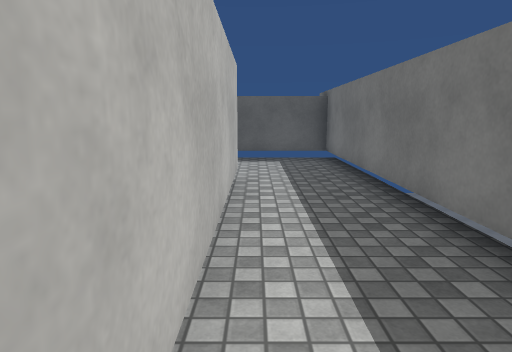
[1] (above)

16 first-person views from a walk through a Unity game level. The camera is 1.4 m above the floor, tilts 10° down and sees 75° across. The floor is counted in squares, 1 m on a side. Each view is taken from the middle of a square. On the plan, view 1 faces up. The plan holds only what a view shows up to about 15 squares ahead; the rest is blank. The place goes on beyond the plan. The player character is not drawn. Surface patterns are stand-ins for the level's own textures.

[2]
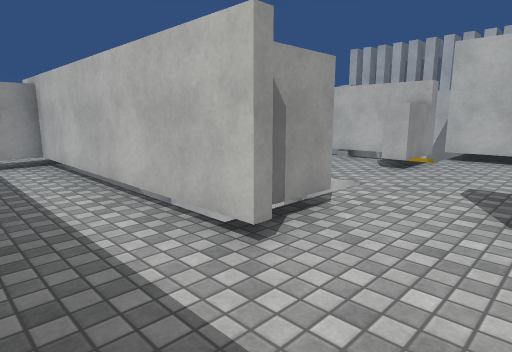

[3]
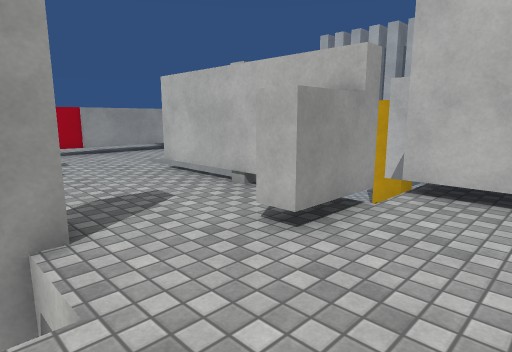

[4]
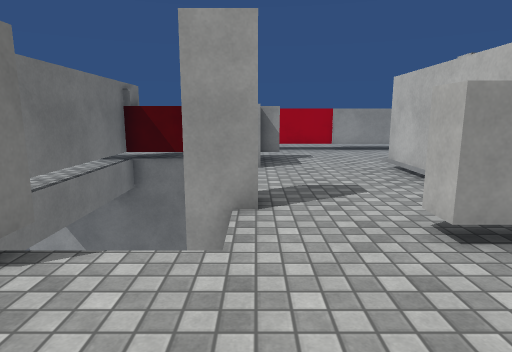

[5]
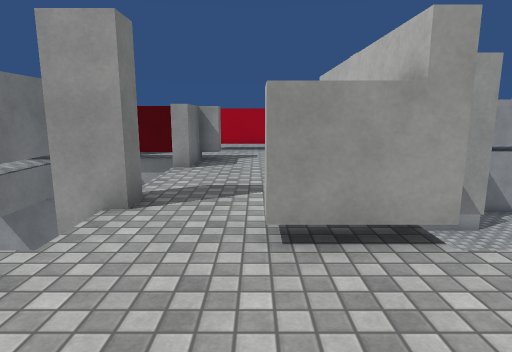

[6]
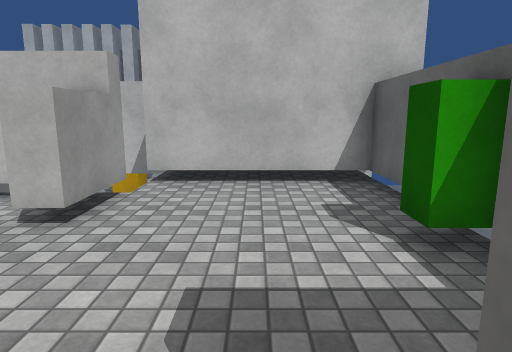

[7]
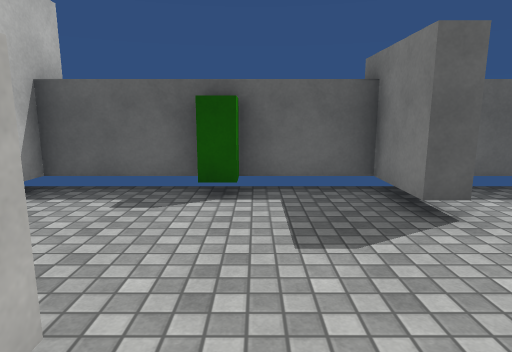

[8]
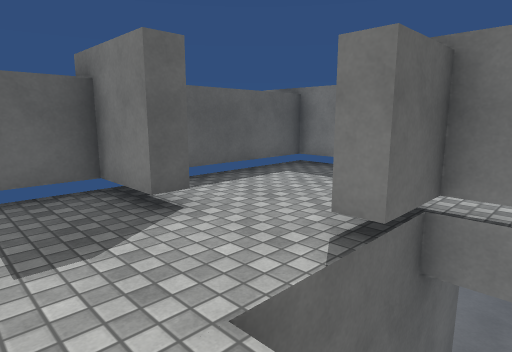

[9]
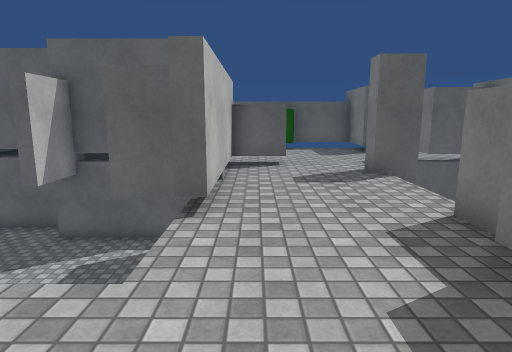

[10]
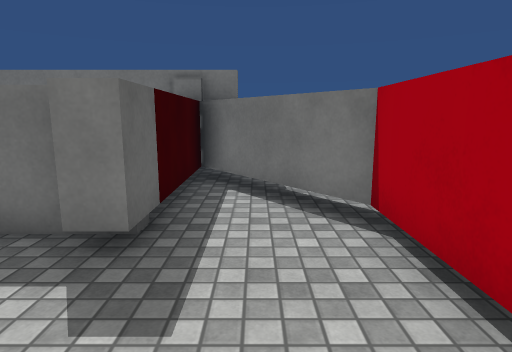

[11]
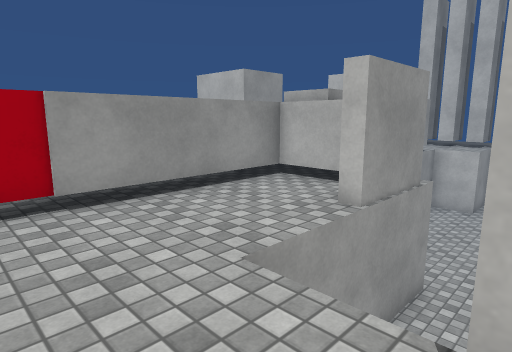

[12]
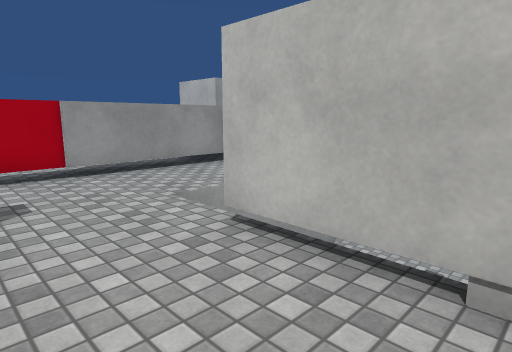

[13]
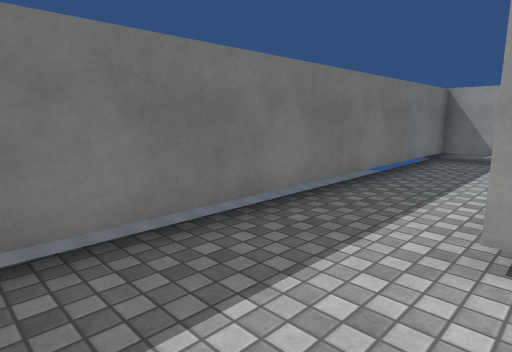

[14]
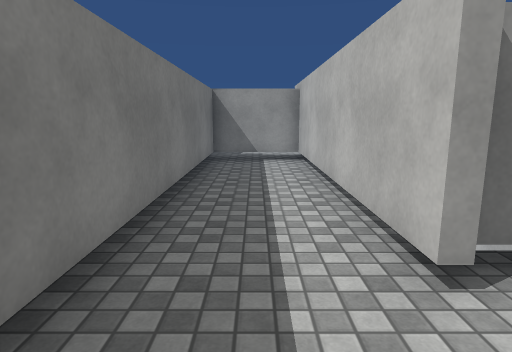

[15]
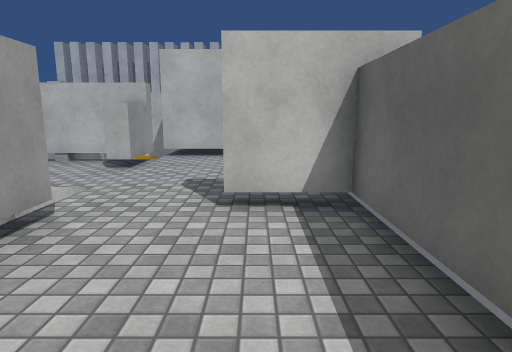

[16]
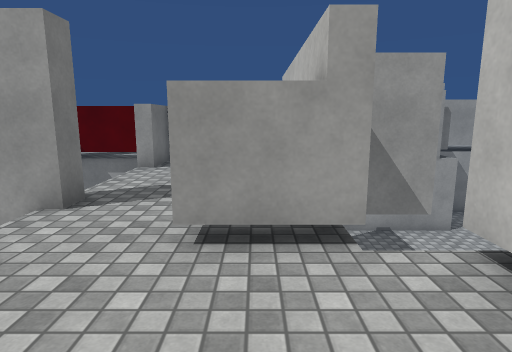

### Floor plan
Key: @ floor where view 1 was taken; # wall or solid block; x gap in a wall; . floor; ^ raised ledge; v drop or lower ground; B green block; O other object.
Columns run from 15 left of view 1 to 3 right of it. Each row starts with its distance up from view 1.
 12      ##############
 11      #..BB.##.....#
 10      #.....##.....#
  9      #............#
  8      #............#
  7 v##  #.......OO...#
  6 v#vvv #OO..  O#...#
  5 v#vvv #...##  #...#
  4 vvvv###....v  #...#
  3     vv#....   #...#
  2 v     #....   #...#
  1 v     x....   #...#
  0 vvvvv v...#   #@..#
 -1 vvvvvvv..OO########
 -2 ####......O###
 -3   #.........#
 -4   ^........##
 -5    #########

Positions as (right, up) in squares from view 1, and headings:
1: (0, 0), facing up
2: (2, 10), facing down-left
3: (-4, 9), facing down-left
4: (-5, 10), facing down
5: (-7, 10), facing down
6: (-3, 9), facing left
7: (-6, 5), facing up
8: (-6, 5), facing up-right
9: (-8, -4), facing up
10: (-9, -3), facing right
11: (-7, 1), facing down-left
12: (-6, 4), facing down-left
13: (-1, 11), facing down-right
14: (1, 10), facing down
15: (2, 10), facing left
16: (-8, 10), facing down
